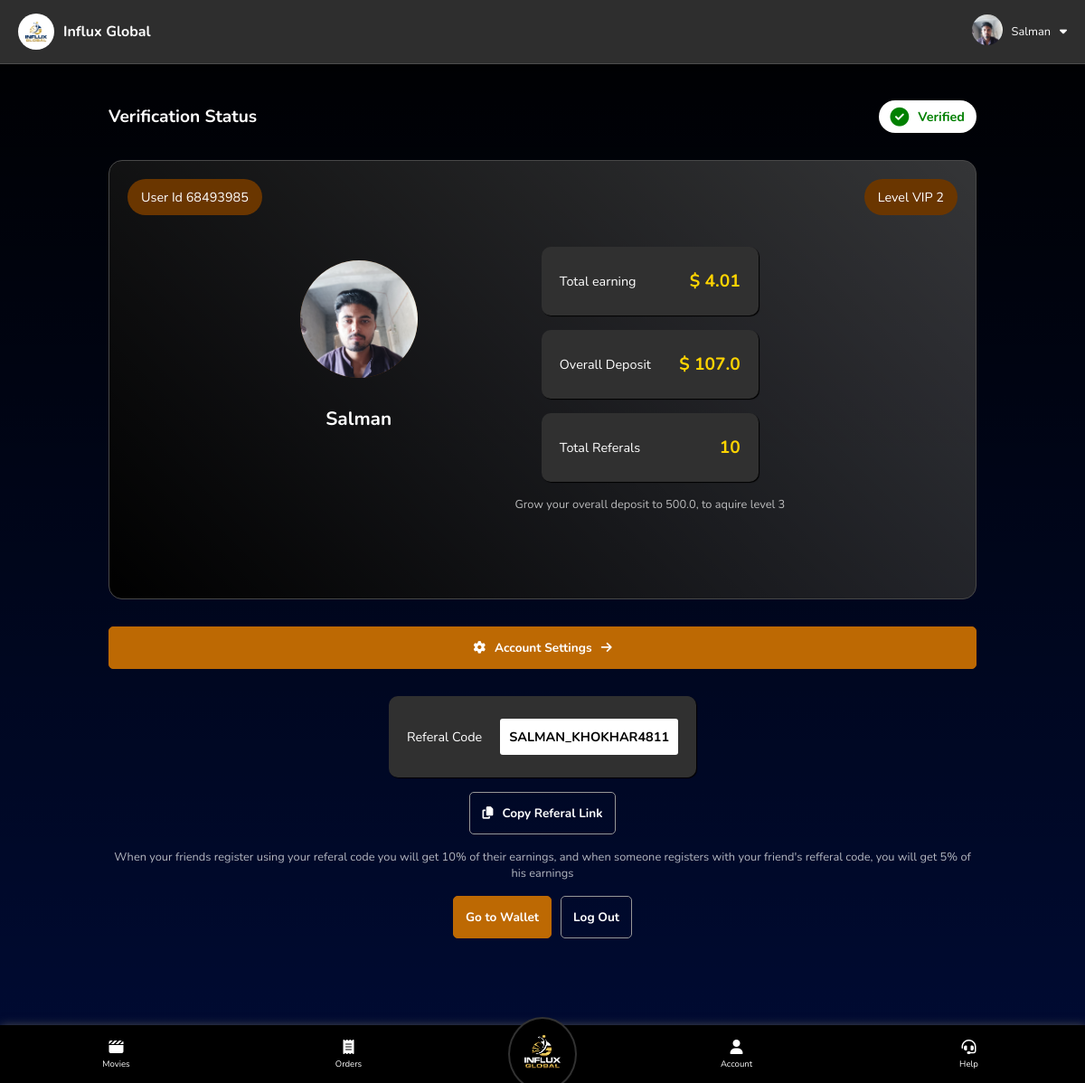
The app's page /user/account (signed in) with its own data.
### backend.py (models this page shows)
class users(db.Model):
    user_id = db.Column(db.String(50), primary_key=True, nullable=False)
    name = db.Column(db.String(50), nullable=False, unique=False)
    email = db.Column(db.String, nullable=True, unique=False)
    phone = db.Column(db.String(50), nullable=False, unique=True)
    password = db.Column(db.String(50), nullable=False, unique=False)
    country = db.Column(db.String(20), nullable=False, unique=False)
    account_status = db.Column(db.String(20), nullable=True, unique=False)
    selfReferalCode = db.Column(db.String(50), nullable=False, unique=True)
    joiningReferalCode = db.Column(db.String(50), nullable=False, unique=False)
    level = db.Column(db.Integer, nullable=False, unique=False)
    purchased_tickets = db.Column(db.String, nullable=True, unique=False)
    payment_requests = db.Column(db.String, nullable=True, unique=False)
    overall_referals = db.Column(db.Integer, nullable=False, unique=False)
    overall_deposit = db.Column(db.Float, nullable=False, unique=False)
    wallet_balance = db.Column(db.Float, nullable=False, unique=False)
    experience_money = db.Column(db.Float, nullable=True, unique=False)
    overall_earning = db.Column(db.Float, nullable=False, unique=False)
    today_earning = db.Column(db.Float, nullable=False, unique=False)
    monthly_earning = db.Column(db.Float, nullable=False, unique=False)

### backend.py (the view)
@app.route("/user/account", methods=["GET"])
def user_account():
    if request.method == "GET":
        if "user" in session:
            user_id = session["user"]
            selected_user = users.query.filter_by(user_id = user_id).first()
            if selected_user:
                level_upgrade_string = generate_level_upgrade_string(selected_user.level, selected_user.overall_referals, selected_user)
                return render_template("user/account.html", user=selected_user, level_upgrade_string=level_upgrade_string, currentPagespanText="Account", round=round, get_dpImg_src=get_dpImg_src)
            else:
                session.pop("user")
                return redirect("/")
        else:
            return redirect("/")

### backend.py (called while the page is built)
@app.route("/get-dp-img-src/<string:user_id>", methods=["GET"])
def get_dpImg_src(user_id):
    user_dp_folder = os.path.join(app.config['UPLOAD_FOLDER'], "dp", user_id)
    if os.path.exists(user_dp_folder):
        dp_filename = os.listdir(user_dp_folder)[0]
        img_src = "/" + os.path.join(user_dp_folder, dp_filename)
        return img_src
    else:
        return False

### templates/user/account.html (shortened to what this page needs)
{% extends 'user/home.html' %}
{% block main %}
<div class="container" id="accountContainer">
    <div id="verificationBox" class="v-box-{{user.account_status}}">
        <span class="title">Verification Status</span>
        <span class="btnWithIcon verStatus">
            <span>{{user.account_status}}</span>
        </span>
    </div>
    <div id="profileContainer">
        <div class="profileSection">
            <span class="userId infoBlock">User Id {{user.user_id}}</span>
            <div class="profilePicWrapper" id="profilePicWrapper">
                {% if get_dpImg_src(user.user_id) %}
                <img class="dpImg" src="{{get_dpImg_src(user.user_id)}}" alt="DP">
                {% else %}
                <i class="fa-solid fa-user" style="color: #ffffff;"></i>
                <i class="fa-solid fa-camera"></i>
                {% endif %}
            </div>
            <span class="name">{{user.name}}</span>
        </div>
        <div class="levelSection">
            <span class="level infoBlock">Level VIP {{user.level}}</span>
            <span class="amountBlock">Total earning <strong>&dollar; {{ round(user.overall_earning, 2) }}</strong></span>
            <span class="amountBlock">Overall Deposit <strong>&dollar; {{ round(user.overall_deposit, 2) }}</strong></span>
            <span class="amountBlock">Total Referals <strong>{{user.overall_referals}}</strong></span>
            <p>{{level_upgrade_string}}</p>
        </div>
    </div>
    <a href="/user_account_settings/{{user.user_id}}" class="btn btnNormal btnWithIcon">
        <i class="fa-solid fa-gear"></i>
        <span>Account Settings</span>
        <i class="fa-solid fa-arrow-right"></i>
    </a>
    <div class="referalCodeWrapper levelSection">
        <span class="amountBlock">
            Referal Code <div class="rCode">{{user.selfReferalCode}}</div>
        </span>
        <button id="refLinKCopyBtn" class="btn btnTrans btnWithIcon">
            <i class="fa-solid fa-copy"></i>
            <span id="refLinKCopyBtnSpan">Copy Referal Link</span>
        </button>
        <p>When your friends register using your referal code you will get 10% of their earnings, and when someone registers with your friend's refferal code, you will get 5% of his earnings</p>
        <div id="bottombtnsContainer">
            <a href="/user/wallet" class="btn btnNormal">Go to Wallet</a>
            <a href="/logout/{{user.user_id}}" class="btn btnTrans">Log Out</a>
        </div>
    </div>
</div>
{% endblock main %}

### templates/user/home.html (shortened to what this page needs)
<!doctype html>
<html lang="en">
<head>
    <link rel="stylesheet" href="/static/css/comman.css">
    <link rel="stylesheet" href="/static/css/user/style.css">
</head>
<body>
    <div id="topBar">
        <div class="block" style="padding: 5px 10px;">
            <span class="btnWithIcon">
                <img src="/static/img/favicons/apple-touch-icon.png" alt="logo" class="topBarLogo">
                <span style="font-weight: bold;">Influx Global</span>
            </span>
        </div>
        <div class="block" style="font-size: 0.8rem; cursor: pointer;">
            <span class="btnWithIcon topBarSpan" id="profileSpan">
                <div class="dpImgWrapper">
                    {% if get_dpImg_src(user.user_id) %}
                    <img class="dpImg" src="{{get_dpImg_src(user.user_id)}}" alt="DP">
                    {% else %}
                    <i class="fa-solid fa-user" style="color: #ffffff;"></i>
                    {% endif %}
                </div>
                <span>{{user.name}}</span>
                <i class="fa-solid fa-caret-down"></i>
            </span>
        </div>
    </div>
    {% block main %}{% endblock main %}
    {% block nav %}
    <nav>
        <a href="/user" class="navlink navlinkWithIcon">
            <i class="fa-solid fa-clapperboard"></i>
            <span>Movies</span>
        </a>
        <a href="/user/orders" class="navlink navlinkWithIcon">
            <i class="fa-solid fa-receipt"></i>
            <span>Orders</span>
        </a>
        <a href="/userhome" id="navLogoLink">
            <img id="navLogo" src="{{ url_for('static', filename='img/logos/Png/Influx-global-logo-Final-Files-04.png') }}" alt="">
        </a>
        <a href="/user/account" class="navlink navlinkWithIcon">
            <i class="fa-solid fa-user"></i>
            <span>Account</span>
        </a>
        <a href="/user/help" class="navlink navlinkWithIcon">
            <i class="fa-solid fa-headset"></i>
            <span>Help</span>
        </a>
    </nav>
    {% endblock nav %}
</body>
</html>

### static/css/comman.css (style rules this page uses)
* { padding: 0px; margin: 0px; color: white; font-family: 'Nunito', sans-serif; }
html { scroll-behavior: smooth; }
a.btn { text-decoration: none; }
a.navlink { text-decoration: none; }
.btn, .navlink { font-size: 0.85rem; }
.btn { background: none; border: none; padding: 13px; border-radius: 5px; font-weight: bold; text-align: center; }
.btnWithIcon { display: flex; align-items: center; justify-content: center; column-gap: 10px; }
.btn.btnNormal { background-color: #bd6903; border: 1px solid #bd6903; }
.btn.btnTrans { background: none; border: 1px solid rgb(151, 151, 151); }

### static/css/user/style.css (style rules this page uses)
body { background: linear-gradient(180deg, black, transparent); background-color: #000b34; min-height: 100vh; }
nav { display: flex; justify-content: space-around; align-items: center; background-color: #001118; background-color: black; position: fixed; width: 100vw; bottom: 0px; z-index: 1; height: 4.5rem; box-shadow: 1px 1px 10px #565656; }
#navLogoLink { background-color: black; border-radius: 100%; border: 2px solid #323232; margin: 0px 4%; }
#navLogo { width: 6vw; width: 5.5rem; }
.navlink { font-size: 1rem; }
.navlink.navlinkWithIcon { display: flex; flex-direction: column; justify-content: center; align-items: center; row-gap: 4px; height: 100%; width: 100%; height: 100%; }
.navlink.navlinkWithIcon i { font-size: 2vw; font-size: 1rem; }
.container { padding-top: 5vh; padding-bottom: 20vh; padding-right: 10vw; padding-left: 10vw; }
#topBar { display: flex; justify-content: space-between; align-items: center; border-bottom: 1px solid #ffffff26; position: sticky; top: 0px; backdrop-filter: blur(54px); background-color: #2e2e2e; z-index: 1; padding: 10px; }
#topBar .dpImg { width: 34px; border-radius: 100%; }
.topBarLogo { width: 40px; border-radius: 87%; }
#profileSpan { padding: 5px 10px; }
@media screen and (max-width: 1431px) { nav { height: 4rem; justify-content: normal; } }
@media screen and (max-width: 1431px) { .navlink { font-size: 0.6rem; } }
@media screen and (max-width: 1431px) { .navlink.navlinkWithIcon { width: 100%; } }
@media screen and (max-width: 1431px) { .navlink.navlinkWithIcon i { font-size: 1rem; } }
@media screen and (max-width: 1431px) { #navLogo { width: 4.5rem; } }

### records on screen
users: user_id (picture), name "Salman", account_status "Verified", user_id "68493985", level "2", overall_earning "4.01", overall_deposit "107.0", overall_referals "10", selfReferalCode "SALMAN_KHOKHAR4811"

### other values on screen
{{ level_upgrade_string }} "Grow your overall deposit to 500.0, to aquire level 3"
